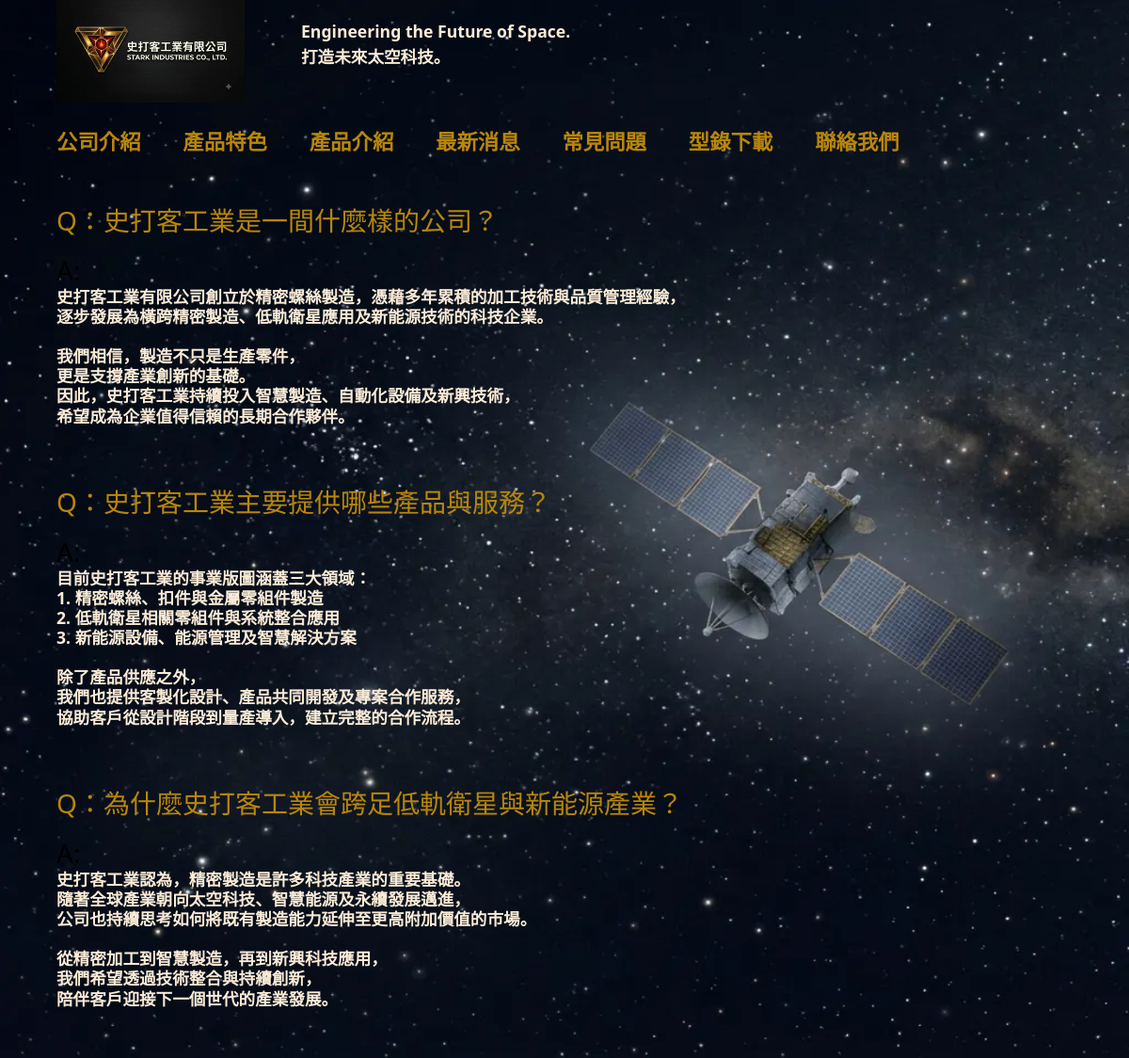
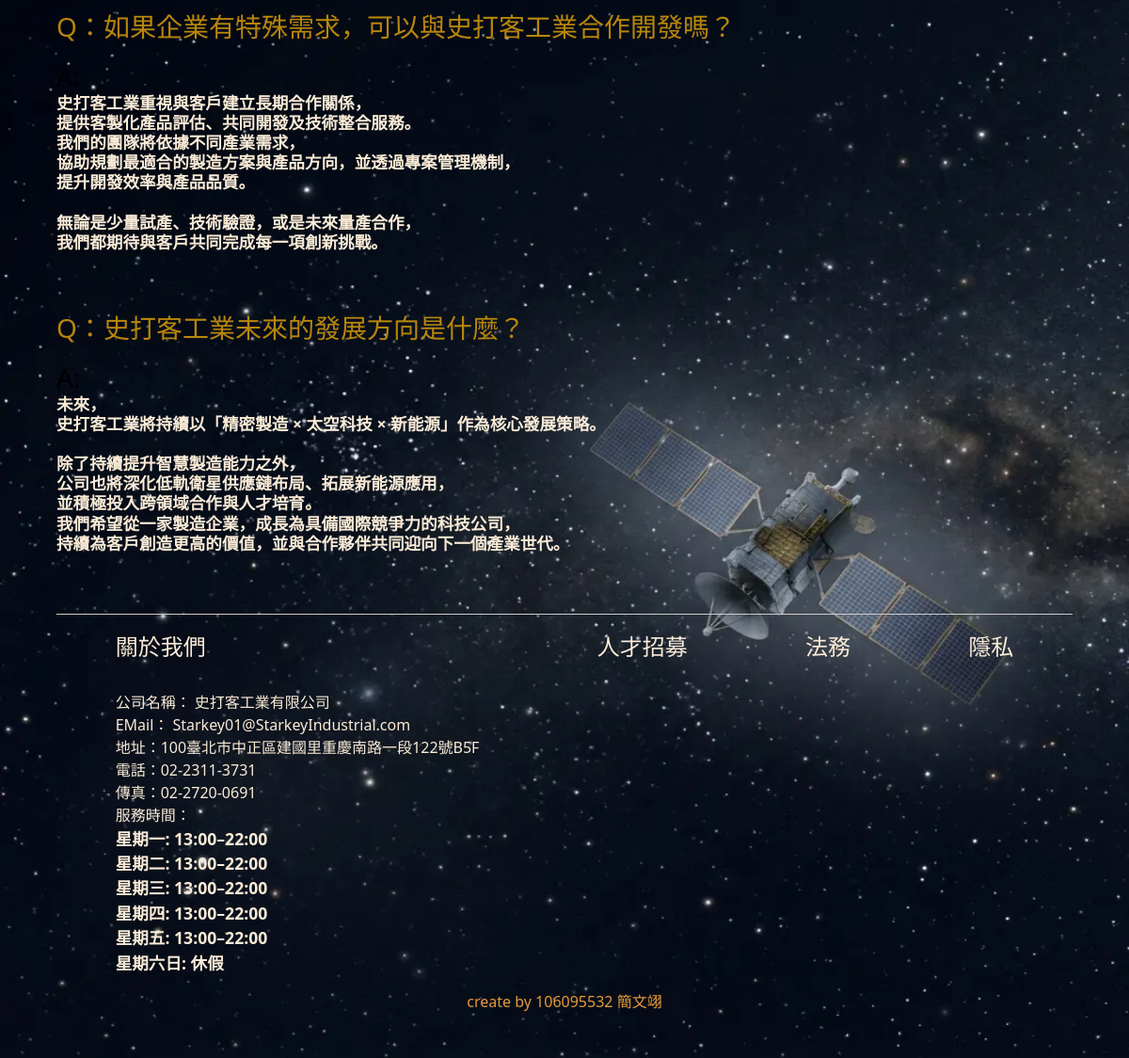
Screenshot of /faq/ with the database file from the repository (2 pictures, top to bottom).
### internal/models.py (models this page shows, shortened)
class FeatureInfo(models.Model):
    featureinfoid = models.AutoField(primary_key=True)
    topic = models.ForeignKey('FeatureType', on_delete=models.CASCADE)
    title = models.TextField(null=False)
    content = models.TextField(null=False)
    addtime = models.BigIntegerField(editable=False)
    lastUpdate = models.BigIntegerField(editable=False)

class Faq(models.Model):
    faqid = models.AutoField(primary_key=True)
    question = models.TextField(max_length=200, null=False)
    answer = models.TextField(null=False)
    addtime = models.BigIntegerField(editable=False)
    lastUpdate = models.BigIntegerField(editable=False)

class Company(models.Model):
    name = models.CharField(max_length=30, primary_key=True)
    email = models.CharField(max_length=100, null=False)
    address = models.CharField(max_length=100, null=False)
    phone = models.CharField(max_length=20, null=False)
    fax = models.CharField(max_length=20)
    servicetime = models.TextField()

### index/views.py (the view)
# urls.py: path("faq/", front.FAQ),
def FAQ(request):
    faq = models.Faq.objects.all()
    faq = [model_to_dict(faqRecord) for faqRecord in faq]
    brandSlogan, company = __templates()
    return render(request, "front_faq.htm", locals())

### index/views.py (called while the page is built)
def __templates():
    brandSlogans = models.FeatureInfo.objects.filter(topic_id=3)
    if len(brandSlogans) > 0:
        brandSlogan = brandSlogans[random.randint(0, len(brandSlogans)-1)].content
    else:
        brandSlogan = ""
    company = models.Company.objects.all().first()
    company = model_to_dict(company)
    return brandSlogan, company

### templates/front_faq.htm (shortened to what this page needs)
{% extends "front_template.htm" %}
{% load static %}
{% block content%}
  <div id="category">
   {% for row in faq %}
   <div>
     <h3>Q：{{row.question}}</h3>
		 <h3 style="color: black;">A:<br /><pre>{{row.answer}}</pre></h3><br>
   </div>
   {% endfor %}
  </div>
{% endblock %}

### templates/front_template.htm (shortened to what this page needs)
<!DOCTYPE html>
<html>
<head>
    <link href="https://cdn.jsdelivr.net/npm/bootstrap@5.3.8/dist/css/bootstrap.min.css" rel="stylesheet">
    {% load static %}
    <link href="{% static "css/front.css" %}" rel="stylesheet" type="text/css" />
</head>
<body>
   <div class="top">
     <div class="header">
      <a href="/" target="_self">
        <img src="{% static "img/structure/logo2.webp" %}" alt="logo" />
      </a>
      <div class="brandSlogan">
       <pre>{{brandSlogan}}</pre>
      </div>
     </div>
     <div class="nav">
      <a href="#" onclick="setIframe('index'); return false;" >公司介紹</a>
      <a href="#" onclick="setIframe('features'); return false;">產品特色</a>
      <a href="#" onclick="setIframe('products'); return false;" >產品介紹</a>
      <a href="#" onclick="setIframe('news'); return false;">最新消息</a>
      <a href="#" onclick="setIframe('faq'); return false;">常見問題</a>
      <a href="#" onclick="setIframe('downloads'); return false;">型錄下載</a>
      <a href="#" onclick="setIframe('contactus'); return false;" >聯絡我們</a>
    </div>
    </div>
    <div class="frontFrame">
        {% block content %}{% endblock %}
    </div>
    <footer>
      <div class="footer">
        <div class="footer-links">
          <div class="footer-info">
            <h4>關於我們</h4><br />
            <span>公司名稱： {{company.name}}</span> <br />
            <span>EMail： {{company.email}}</span> <br />
            <span>地址：{{company.address}}</span><br />
            <span>電話：{{company.phone}}</span><br />
            <span>傳真：{{company.fax}}</span><br />
            <span>服務時間：</span><br />
            <pre>{{company.servicetime}} </pre>
          </div>
          <div class="footer-info"><h4>人才招募</h4></div>
          <div class="footer-info"><h4>法務</h4></div>
          <div class="footer-info"><h4>隱私</h4></div>
        </div>
        <div class="footer-author"><p>create by 106095532 簡文翊</p></div>
      </div>
    </footer>
</body>
</html>

### static/css/front.css (style rules this page uses)
* { box-sizing: border-box; margin: 0; padding: 0; color: antiquewhite; }
body { display: flex; flex-direction: column; width: 90%; margin: 0 auto; background-image: url(/static/img/structure/pexels.webp); background-repeat: round; }
h3 { color: darkgoldenrod; margin: 20px 0; }
p { font-size: 20px; color: rgb(231, 153, 58); }
pre { font-family: inherit; font-size: 1.1rem; font-weight: bold; white-space: pre-wrap; }
.top { width: 100%; }
.header { width: 100%; display: flex; align-items: center; gap: 5vw; margin-bottom: 25px; }
.header img { max-width: 200px; height: auto; }
.nav { display: flex; flex-wrap: wrap; gap: 2em; font-size: 1.4rem; margin-bottom: 30px; width: 100%; }
.nav a { text-decoration: none; color: darkgoldenrod; font-weight: bold; transition: color 0.2s; }
.frontFrame { width: 100%; margin-bottom: 20px; display: flex; flex-direction: column; gap: 40px; }
.footer { width: 100%; display: flex; flex-direction: column; align-items: center; padding: 20px 0; border-top: 1px solid #ccc; }
.footer-author { display: flex; margin-bottom: 12px; text-align: center; }
.footer-author p { font-size: 1rem; color: rgb(231, 153, 58); }
.footer-links { width: 100%; display: flex; justify-content: space-around; align-items: flex-start; font-size: 1rem; color: black; }
.footer-info { cursor: pointer; }

### rows the page displays
FeatureInfo: content "Engineering the Future of Space. 打造未來太空科技。"
Faq: question "史打客工業是一間什麼樣的公司？", answer "史打客工業有限公司創立於精密螺絲製造，憑藉多年累積的加工技術與品質管理經驗， 逐步發展為橫跨精密製造、低軌衛星應用及新能源技術的科技企業。 我們相信，製造不只是生產零件， 更是支撐產業創新的基礎。 因此，史打客工業持續投入智慧製造、自動化設備及新興技術， 希望成為企業值得信賴的長期合作夥伴。"
Faq: question "史打客工業主要提供哪些產品與服務？", answer "目前史打客工業的事業版圖涵蓋三大領域： 1. 精密螺絲、扣件與金屬零組件製造 2. 低軌衛星相關零組件與系統整合應用 3. 新能源設備、能源管理及智慧解決方案 除了產品供應之外， 我們也提供客製化設計、產品共同開發及專案合作服務， 協助客戶從設計階段到量產導入，建立完整的合作流程。"
Faq: question "為什麼史打客工業會跨足低軌衛星與新能源產業？", answer "史打客工業認為，精密製造是許多科技產業的重要基礎。 隨著全球產業朝向太空科技、智慧能源及永續發展邁進， 公司也持續思考如何將既有製造能力延伸至更高附加價值的市場。 從精密加工到智慧製造，再到新興科技應用， 我們希望透過技術整合與持續創新， 陪伴客戶迎接下一個世代的產業發展。"
Faq: question "如果企業有特殊需求，可以與史打客工業合作開發嗎？", answer "史打客工業重視與客戶建立長期合作關係， 提供客製化產品評估、共同開發及技術整合服務。 我們的團隊將依據不同產業需求， 協助規劃最適合的製造方案與產品方向，並透過專案管理機制， 提升開發效率與產品品質。 無論是少量試產、技術驗證，或是未來量產合作， 我們都期待與客戶共同完成每一項創新挑戰。"
Faq: question "史打客工業未來的發展方向是什麼？", answer "未來， 史打客工業將持續以「精密製造 × 太空科技 × 新能源」作為核心發展策略。 除了持續提升智慧製造能力之外， 公司也將深化低軌衛星供應鏈布局、拓展新能源應用， 並積極投入跨領域合作與人才培育。 我們希望從一家製造企業，成長為具備國際競爭力的科技公司， 持續為客戶創造更高的價值，並與合作夥伴共同迎向下一個產業世代。"
Company: name "史打客工業有限公司", email "Starkey01@StarkeyIndustrial.com", address "100臺北市中正區建國里重慶南路一段122號B5F", phone "02-2311-3731", fax "02-2720-0691", servicetime "星期一: 13:00–22:00 星期二: 13:00–22:00 星期三: 13:00–22:00 星期四: 13:00–22:00 星期五: 13:00–22:00 星期六日: 休假"
